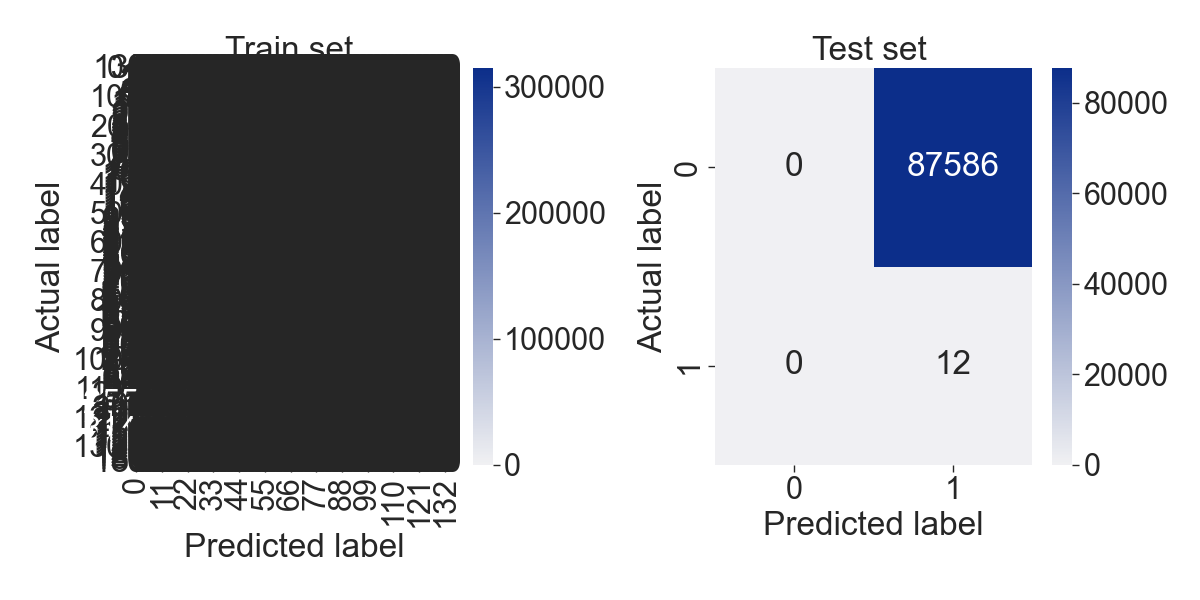
#> input picture gametree/data/20241013-1850/totemLinkPred-round1-confusionMatrix.png, 1200 x 600 px
$ python -i prepared_dataset.py   (imports and definitions only)
#> lines starting #> are read from the running program, lines starting #| are printed output that depends on the picture
import data_handle
import numpy as np
import pandas as pd
from sklearn.preprocessing import StandardScaler


class PreparedDataset():
    """Dataset containing train, test and (if wanted) validation and prediction set.
    """
    def __init__(self, data, game_version='totem', prediction_model=0, exclusion_elements=None, manual_validation=None,
                 oversampling=None, custom_class_weight=None, vector_version='crawl300'):
        """Initializes prepared datasets that will be input to an element or link prediction model.

        Args:
            data (tuple): Can either be a single DataFrame (total data) or a tuple consisting of two DataFrames (separate train and test data).
                        DataFrames contain information about elements involved in combination (columns 'first', 'second', 'third, element indices)
                        and its success and resulting element (column 'success', is either 1 or 0 and column 'result', element index or NaN).
            game_version (str, optional): 'totem'.
                        States what element and combination set is going to be used.
                        Defaults to 'totem'.
            prediction_model (float, optional): States for what model the data is generated,
                        0 = link prediction model, 1 = element prediction model, 2 empowerment prediction model.
                        Defaults to 0.
            exclusion_elements (tuple, optional): Contains one or two arrays of elements that are each to be excluded from the training set.
                        They will make up combinations from the test set respectively validation set.
                        Defaults to None.
            manual_validation (float, optional): Fraction of training set that will make up the validation set.
                        Defaults to None, in which case the split is done automatically within the model.
                        exclusion_elements overwrites manual_validation if the tuple contains two entries.
            oversampling (float, optional): Desired fraction to what an underrepresented class is to by oversampled.
                        E.g. 1.0 = ratio will be 1:1, 0.5 = ratio will be 1:2
                        Is only applied, if prediction_model = 0 (link prediction).
                        Defaults to None which means initial bias and class weights is applied instead of oversampling.
            custom_class_weight (dictionary, optional): Custom class weights where weights are mapped to each class in a dictionary.
                        If custom class weights are given, they will overwrite any automatically computed class weights.
                        Can be used together with oversampling. Defaults to None.
            vector_version (str, optional): 'ccen100', 'ccen300', 'crawl100', 'crawl300', 'wiki100' or 'wiki300'.
                        States what element vectors the empowerment info should be based on.
                        Defaults to 'crawl300'.
        """
        # print info for user
        print('\nGet data set.')

        # set general attributes
        self.game_version = game_version
        if game_version == 'totem':
            self.n_elements = 136

        self.vector_version = vector_version
        self.prediction_model = prediction_model
        self.exclusion_elements = exclusion_elements
        self.manual_validation = manual_validation

        # split into train, test and validation set
        train_data, test_data, val_data = self.split_train_val_test_sets(data)

        if self.prediction_model == 0:
            # analyze imbalance
            self.output_bias, self.class_weight  = self.analyze_imbalance(train_data, test_data, val_data)
            if custom_class_weight is not None:
                self.class_weight = custom_class_weight

            # apply oversampling
            self.oversampling = oversampling
            if self.oversampling is not None:
                self.output_bias, self.class_weight = None, None
                if custom_class_weight is not None:
                    self.class_weight = custom_class_weight
                train_data = self.apply_oversampling(train_data)

        # transform data into vectors
        self.X_train, self.y_train, self.idx_train = self.get_feature_and_label_vector(train_data, type=0)
        self.X_test, self.y_test, self.idx_test = self.get_feature_and_label_vector(test_data, type=1)
        if val_data is not None:
            self.X_val, self.y_val, self.idx_val = self.get_feature_and_label_vector(val_data, type=2)

        # normalize
        self.normalize()

    def split_train_val_test_sets(self, data): #TODOOOOOO
        """Returns train, test and validation sets.

        Args:
            data (tuple): Can either be a single DataFrame (total data) or a tuple consisting of two DataFrames (separate train and test data).
                        DataFrames contain information about elements involved in combination (columns 'first', 'second', 'third and element indices)
                        and its success and resulting element (column 'success', is either 1 or 0 and column 'result', element index or NaN).

        Returns:
            tuple:
                - train_table (DataFrame): Contains train data.
                - test_table (DataFrame): Contains test data.
                - val_table (DataFrame): Contains validation data. Defaults to None if self.manual_validation is None
        """
        # initialize val_table
        val_table = None

        if self.exclusion_elements is None:
            # extract info from argument
            train_table = data[0]
            test_table = data[1]

            # get total size of data entries
            n_data = len(train_table.index) + len(test_table.index)

            # split train set further into test and validation set depending on manual_validation
            if self.manual_validation is not None:
                split = np.split(train_table.sample(frac=1), [int(self.manual_validation*len(train_table.index))])
                val_table = split[0]
                train_table = split[1]
        else:
            # print info
            print('\nExclude from test set: {}'.format(self.exclusion_elements[0]))

            # extract info from argument
            table = data

            # get total size of data entries
            n_data = len(table.index)

            # split into train and test sets
            first_exclusion_test = table.eval('first in @self.exclusion_elements[0]')
            second_exclusion_test = table.eval('second in @self.exclusion_elements[0]')
            third_exclusion_test = table.eval('third in @self.exclusion_elements[0]')
            if self.prediction_model != 1:
                test_condition = (first_exclusion_test | second_exclusion_test | third_exclusion_test)
            else:
                result_exclusion_test = table.eval('result in @self.exclusion_elements[0]')
                test_condition = (first_exclusion_test | second_exclusion_test | third_exclusion_test | result_exclusion_test)
            train_table = table.loc[~test_condition]
            test_table = table.loc[test_condition]

            # split train set further into test and validation set
            if len(self.exclusion_elements) == 2:
                # print info
                print('\nExclude from validation set: {}'.format(self.exclusion_elements[1]))

                first_exclusion_val = table.eval('first in @self.exclusion_elements[1]')
                second_exclusion_val = table.eval('second in @self.exclusion_elements[1]')
                third_exclusion_val = table.eval('third in @self.exclusion_elements[1]')
                if self.prediction_model != 1:
                    val_condition = (first_exclusion_val | second_exclusion_val | third_exclusion_val)
                else:
                    result_exclusion_val = table.eval('result in @self.exclusion_elements[1]')
                    val_condition = (first_exclusion_val | second_exclusion_val | third_exclusion_val | result_exclusion_val)
                val_table = train_table.loc[val_condition]
                train_table = train_table.loc[~val_condition]
            elif self.manual_validation is not None:
                split = np.split(train_table.sample(frac=1), [int(self.manual_validation*len(train_table.index))])
                val_table = split[0]
                train_table = split[1]

        # print info
        print('\nTrain set: {:.2f}%'.format(100 * len(train_table.index)/ n_data))
        print('\nTest set: {:.2f}%'.format(100 * len(test_table.index)/ n_data))
        if val_table is not None:
            print('\nValidation set: {:.2f}%'.format(100 * len(val_table.index)/ n_data))

        # return data sets
        return train_table, test_table, val_table

    # [177 lines left out: functions analyze_imbalance, apply_oversampling, normalize, get_feature_and_label_vector, not called in this run]

>>> import cv2
>>> picture = cv2.imread('data/20241013-1850/totemLinkPred-round1-confusionMatrix.png', cv2.IMREAD_GRAYSCALE)
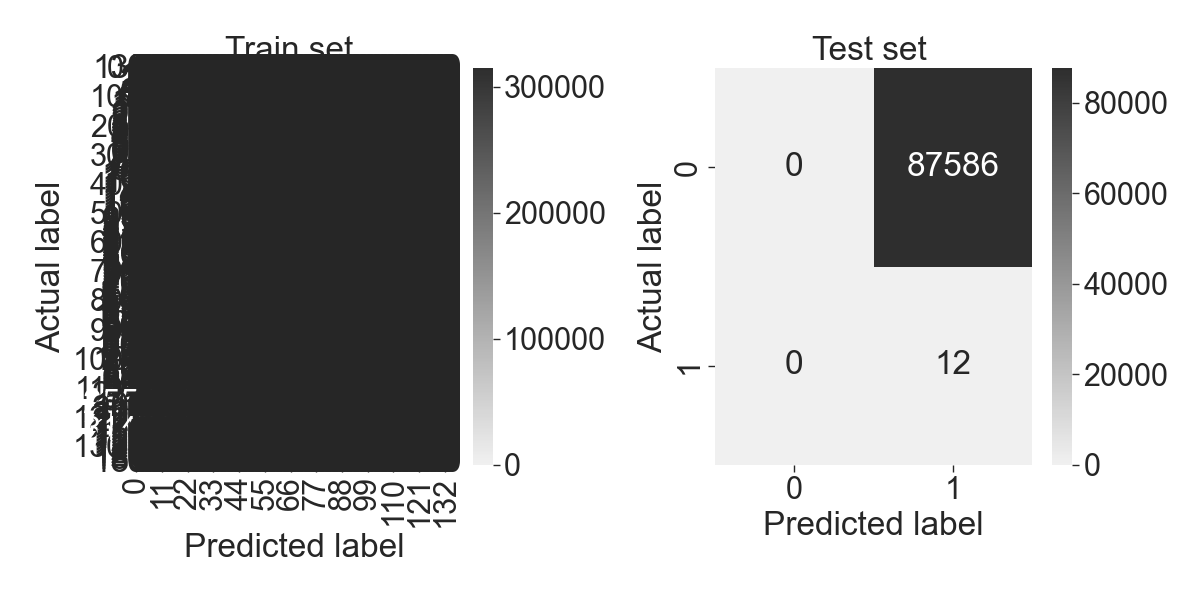
#> picture: shape (600, 1200); min 38, max 255, mean 191.6
>>> result = PreparedDataset(picture).analyze_imbalance()
#> in split_train_val_test_sets, `train_table = data[0]`: train_table = 1200 values from 255 to 255
#> (the run stopped early here; a loop or call above may not have finished)
